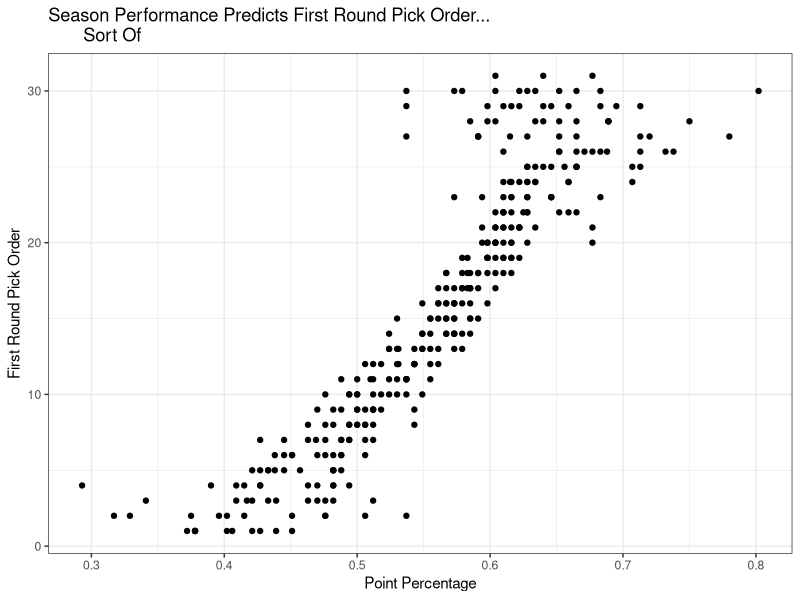
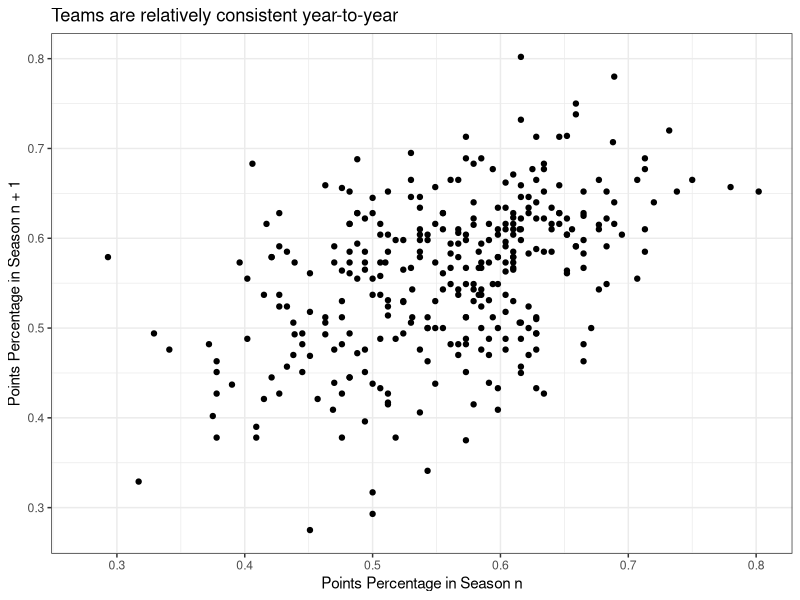
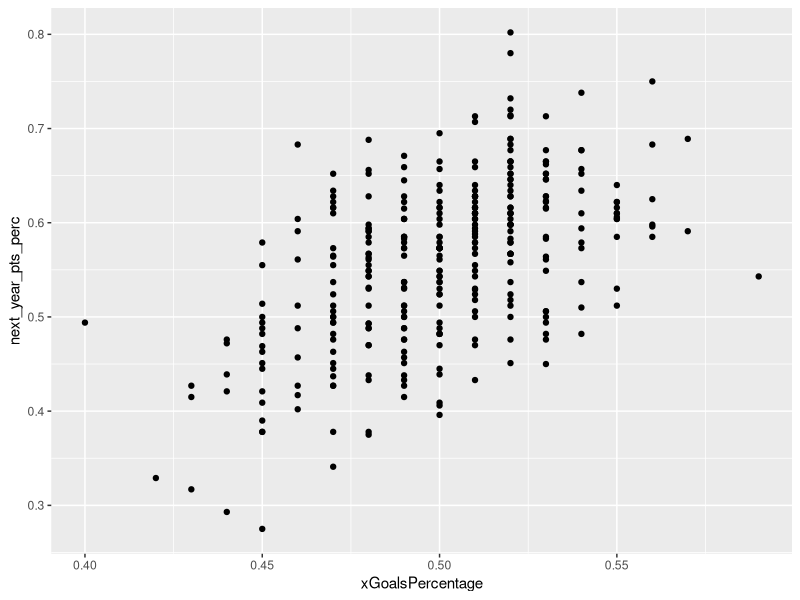
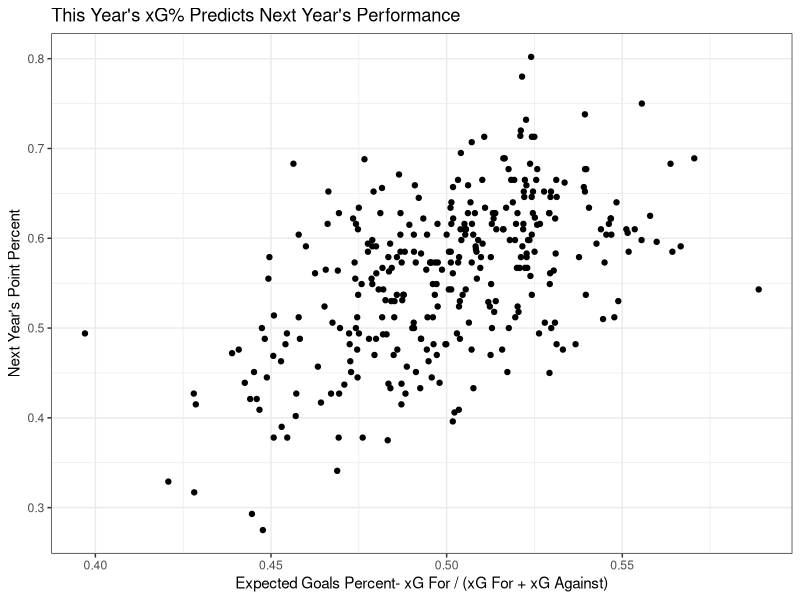

Recreate these plots in R, in order.
## ---- chunk 1
library(tidyverse)

drafted_players_data <- read_csv("../Data/draftAndCareerData0506to1920.csv")

season_draft_data <- read_csv("../Data/seasonToDraftOrderData0809to1819.csv")

complex_team_season_data <-
  read_csv("../Data/predictingPpercNextSeason.csv")
## ---- chunk 2
library(tidyverse)
## ---- chunk 3
season_draft_data %>%
  ggplot(aes(x = PTSperc, y = PickOrder)) +
  geom_point() +
  labs(x = "Point Percentage", y = "First Round Pick Order", 
       title = "Season Performance Predicts First Round Pick Order... 
       Sort Of") +
  theme_bw()
## ---- chunk 4
complex_team_season_data %>%
  ggplot(aes(x = `P%`, y = next_year_pts_perc)) +
  geom_point() +
  labs(x = "Points Percentage in Season n", 
       y = "Points Percentage in Season n + 1", 
       title = "Teams are relatively consistent year-to-year") +
  theme_bw()
## ---- chunk 5
complex_team_season_data %>%
  ggplot(aes(x = xGoalsPercentage, y = next_year_pts_perc)) +
  geom_point()
## ---- chunk 6
complex_team_season_data <- complex_team_season_data %>%
  mutate(xGperc = xGoalsFor / (xGoalsFor + xGoalsAgainst))

complex_team_season_data %>%
  select(xGoalsPercentage, xGperc) %>%
  head()
## ---- chunk 7
complex_team_season_data %>%
  ggplot(aes(x = xGperc, y = next_year_pts_perc)) +
  labs(x = "Expected Goals Percent- xG For / (xG For + xG Against)",
       y = "Next Year's Point Percent",
       title = "This Year's xG% Predicts Next Year's Performance") +
  geom_point() +
  theme_bw()
